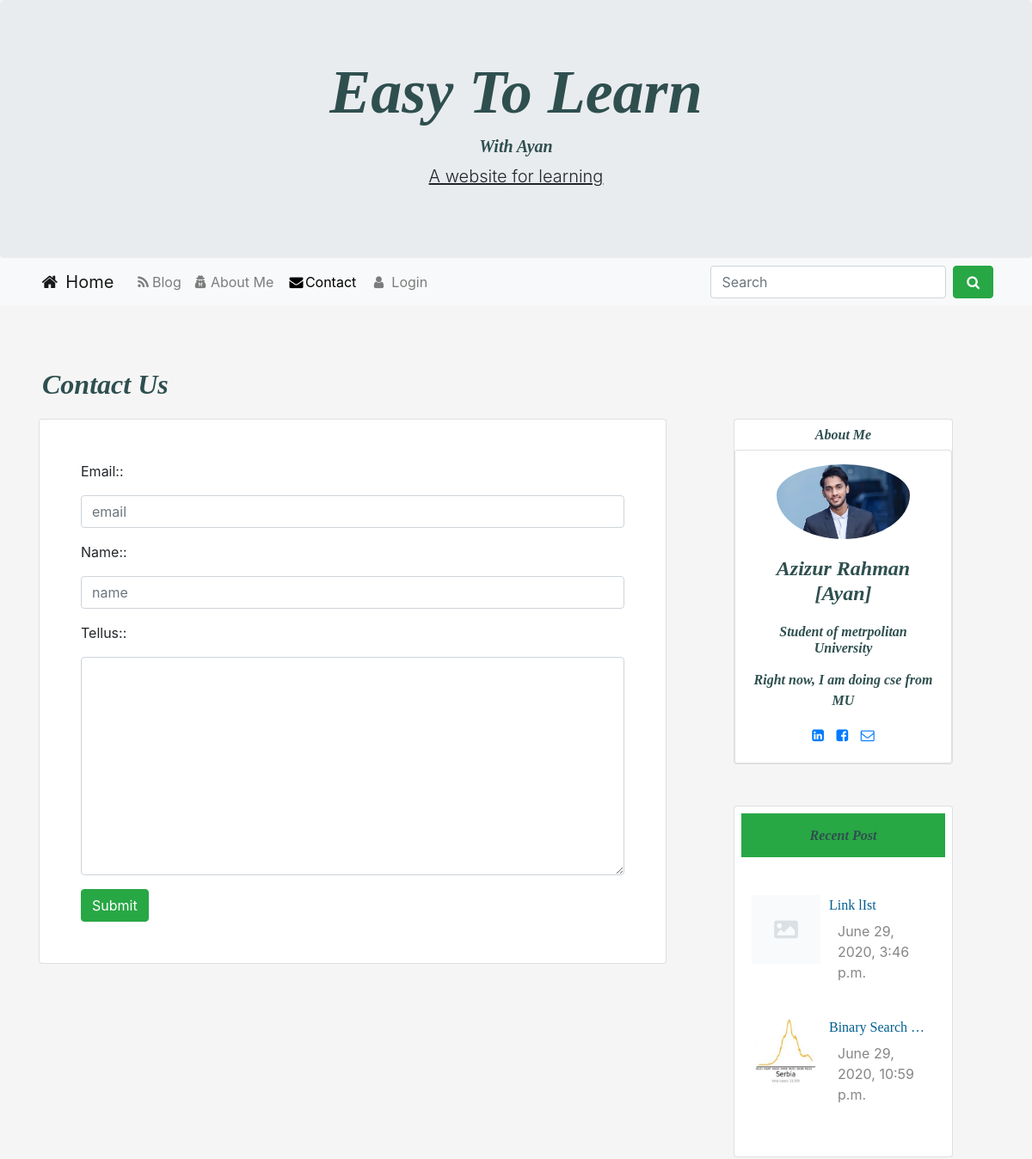
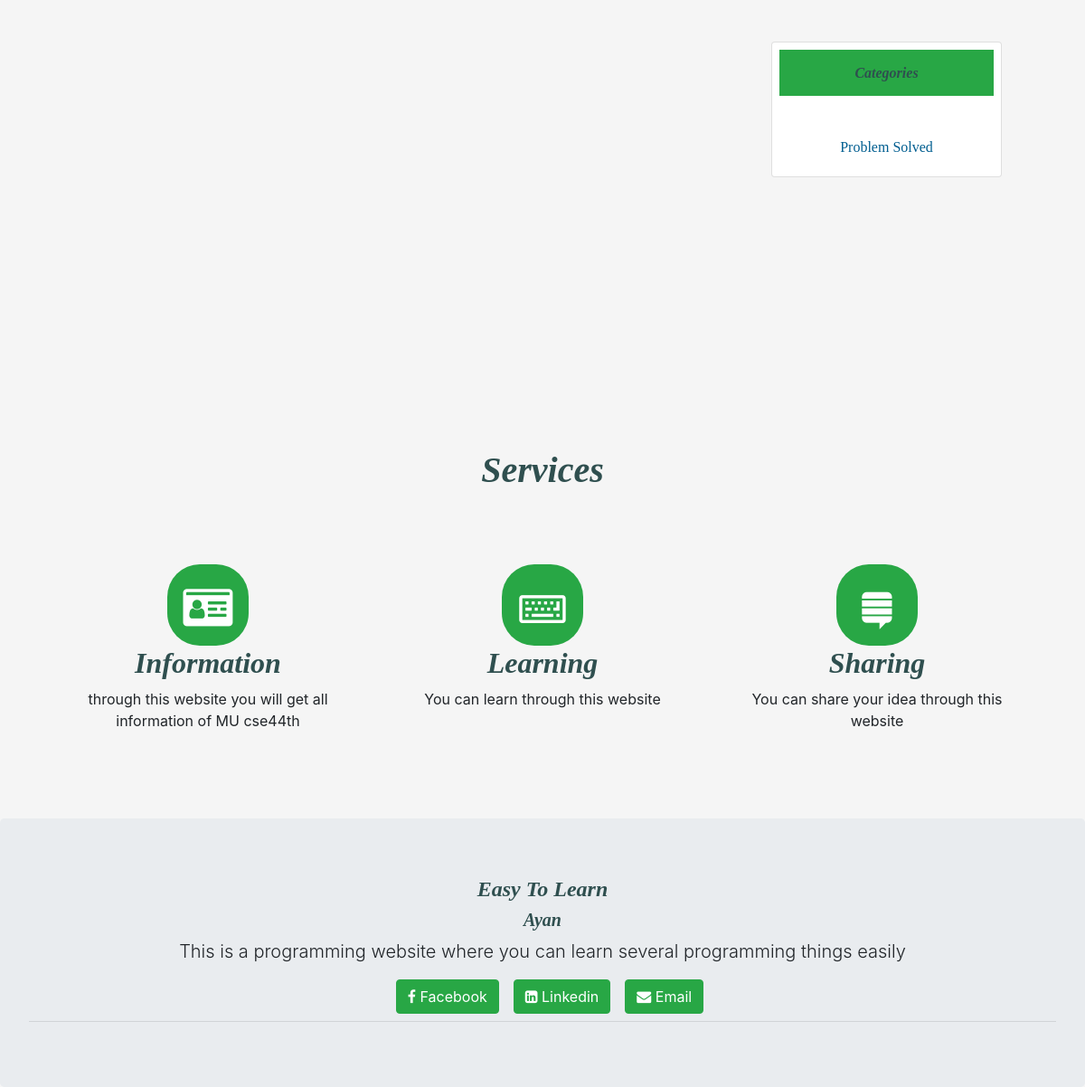
Page /contact/ on the committed database (2 pictures, top to bottom).
### home/models.py (models this page shows, shortened)
class Post(models.Model):
    category = models.ForeignKey(Category, on_delete=models.CASCADE)
    postAuthor = models.CharField(max_length=200)
    postId = models.AutoField(primary_key=True, auto_created=True)
    postTitle = models.CharField(max_length=200)
    postTimeDate = models.DateTimeField(auto_now_add=True, auto_now=False, blank=True)
    postInC = models.TextField()
    postInCplus = models.TextField()
    postInPython = models.TextField()
    postDescriptions = models.TextField()
    postUrl = models.TextField(blank=True)
    postImage = models.ImageField(blank=True, null=True)
    views = models.IntegerField(default=0)
    def get_photo_url(self):
        if self.postImage and hasattr(self.postImage, 'url'):
            return self.postImage.url
        else:
            return "/static/no.png"

class Category(models.Model):
    category = models.CharField(max_length=200, primary_key=True)

### home/views.py (the view)
# urls.py: path('contact/', views.contactUs, name='contact'),
def contactUs(request):
    context = {}
    if request.POST:
        form = Contact(request.POST)
        if form.is_valid():
            form.save()
            messages.success(request, "your comment added successfully")
            context = {'form': form, 'RecentPost': Post.objects.all()[0:3],
                       'Categories': Category.objects.all()[0:4]}
            return render(request, 'contact.html', context)
        else:
            messages.error(request, "Please fill the form correctly")
            context = {'form': form, 'RecentPost': Post.objects.all()[0:3],
                       'Categories': Category.objects.all()[0:4]}
            return render(request, 'contact.html', context)
    else:  # GET request
        form = Contact()
        context = {'form': form, 'RecentPost': Post.objects.all()[0:3],
            'Categories': Category.objects.all()[0:4]}
    return render(request, 'contact.html', context)

### home/forms.py
class Contact(forms.ModelForm):
    Email = forms.EmailField(widget=forms.TextInput(
        attrs = {
            'class': 'form-control',
            'placeholder' : 'email'
        }
    ))
    Name = forms.CharField(widget=forms.TextInput(
        attrs={
            'class': 'form-control',
            'placeholder': 'name'
        }
    ))
    TellUs = forms.CharField( widget=forms.Textarea(
        attrs={
            'class': 'form-control',
        }
    ))
    class Meta:
        model = Contact
        fields = ("Email", "Name", "TellUs")

### templates/contact.html (shortened to what this page needs)
{% extends 'base.html' %}
{% load static %}
{% block contactActive %}active{% endblock contactActive %}
 {% block body %}
<div class="row ml-1 mb-1">
    <h2 class="mb-3" id="heading">Contact Us</h2>
</div>
<div class="row">
 <div class="col-sm-8 mb-5">
     <div class="card pl-5  pr-5  pt-5 pb-5">
           <form action="{% url 'contact' %}" method="post">
   {%for f in form %}
  <label>{{ f.label_tag }}:</label>
    <p>{{f}}</p>
                    {% endfor %}
        <button type="submit" class="btn btn-success">Submit</button>
</form>
     </div>
 </div>
        <div class="col-sm-3 ml-lg-5" >
          <div class="card text-center ">
                    <h6 id="heading" class="mt-2">About Me</h6>
<div class="card card-cascade">
  <div class="view view-cascade overlay">
    <img class="card-img-top rounded-circle pl-5 pr-5 pt-3" src="{% static 'aya.jpeg' %}" alt="Card image cap">
  </div>
  <div class="card-body card-body-cascade text-center">
    <h4 class="card-title" id="heading"><strong>Azizur Rahman [Ayan]</strong></h4>
    <h6 class="font-weight-bold indigo-text py-2" id="heading">Student of metrpolitan University</h6>
    <p class="card-text" id="heading">Right now, I am doing cse from MU
    </p>
    <a href="https://www.linkedin.com/in/azizur-rahman-720636165"  class="btn-floating btn-small btn-fb"><i class="fa fa-linkedin-square

"></i></a>
    <a href="https://www.facebook.com/imayanchy/" class="btn-floating btn-small btn-tw" style="padding:10px;"><i class="fa fa-facebook-square

"></i></a>
    <a href="mailto:aaziz9642@gmail.com"  class="btn-floating btn-small btn-dribbble"><i class="fa fa-envelope-o"></i></a>
  </div>
</div>
                </div>
<div class="card promoting-card mt-5">
<h6 class="bg-success m-2  p-3 text-center" id="heading">Recent Post</h6>
 <div class="card-body">
                        <div class="mt-3">
                             {% for post in RecentPost%}
                            <img style="float:left;" class="d-inline-block" src="{{ post.get_photo_url }}" height=80;
                                width=80; alt="abc">
                            <a href="{% url 'readMore' post.postId %}">
                                <p  style="margin-left:90px;" class="text-style">
                                    {{ post.postTitle |truncatewords:2 }}
                                </p>
                            </a>
                            <p style="margin-left:100px; margin-top:-10px;" class="description">{{ post.postTimeDate }}</p>
                            <br>
                             {% endfor %}
                        </div>
                    </div>
</div>
<div class="card promoting-card mt-5">
<h6 class="bg-success m-2 p-3 text-center" id="heading">Categories</h6>
  <div class="card-body">
                        <div class="mt-3 text-center">
                             {% for cat in Categories%}
                            <a class="text-style" href="#"> {{cat.category}} </a><br>
                             {% endfor %}
                        </div>
                    </div>
</div>
</div>
</div>
{% endblock body %}

### static/css/style.css (style rules this page uses)
#heading { font-family:bitter,georgia,"times new roman",times,serif; font-weight:bold; color:#2F4F4F; font-style: italic }
.description { color:#868686; fon-weight:bold; margin-top:-2px; }
.text-style { font-family:bitter,georgia,"times new roman",times,serif; color:#005E90; }

### rows in the picture
Post: shows a picture, postTitle "Link lIst", postTimeDate "June 29, 2020, 3:46 p.m."
Post: get_photo_url (picture), postTitle "Binary Search …", postTimeDate "June 29, 2020, 10:59 p.m."
Category: category "Problem Solved"

### other values in the picture
{{ f.label_tag }} "Email:" "Name:" "Tellus:"
